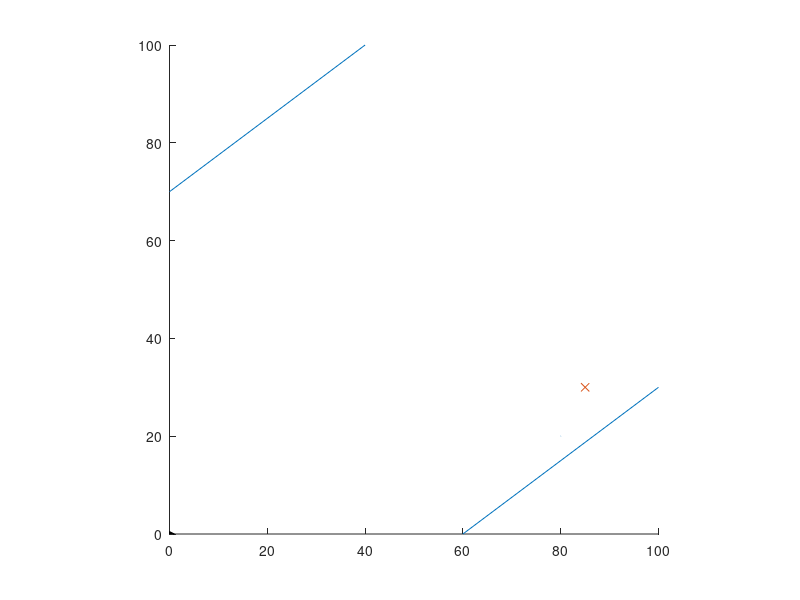

Here is the MATLAB script that generated this plot: (Note: this script raises an error after producing the figure.)
% this is a test

% Nick Hauger 21MAY24
% Tan Nguyen 06/18/24
% Note: all math is done in degrees
% remember commas seperate columns, semicolons rows
% indexing matrices: A(#,:) gives entire row
                   % A(:, #) gives entire column
                   % A(2:3,#) gives 2nd-3rd rows, #th column
clear variables; clc; close all;
% state:    (x, y , theta, V)
% roc:      (x_dot, y_dot, theta_dot, V_dot)

dt = 0.01; % our time interval
tspan = 0:dt:200; % a finite vector for our time to start out
N = length(tspan); 

% Goal 6/20/24: Create two landmasses and ferries, waypoint array/index var.
% Guide boat from ferry 1 to ferry 2

% Hard coded waypoints for ferry to follow 
% 8 rows, 2 columns; x_n and y_n respectively
next_wp = [87 40; 80 45; 75 50; 65 55; 60 60; 50 70; 45 75; 30 90;
    25 75; 15 65; 25 55; 30 50; 40 40; 50 35; 60 30; 70 25; 80 20];
% next_wp = zeros(8, 2); %for when we generate new waypoints randomly
% [0 0; 0 0; 0 0; 0 0; 0 0; 0 0; 0 0; 0 0]

% Counter for waypoints reached, starting at 1
way_index = 1; % Increment each time each waypoint is reached
next_wp_size = length(next_wp); % Checks length of next_wp array

x=zeros(N,1); % initializing the position vectors
y=zeros(N,1);
theta = zeros(N,1);

x_err=zeros(N,1); % initializing error vectors
y_err=zeros(N,1);
theta_err = zeros(N,1);

x_des=zeros(N,1); % initializing desired position vectors
y_des=zeros(N,1);
% theta_des = zeros(N,1);

x_dot = zeros(N,1); % initializing rate of change vectors
y_dot = zeros(N,1);
theta_dot = zeros(N,1);

u = zeros(N,1); % initializing heading control vector

% Constant values
V = 7; % We'll start with a constant velocity
        % this should be adjusted alongside b
b = 2.5;  % we'll keep the variable b as a constant at first
        % b affects rotation rate of change, should be changed alongside V
        % it was at the top of the program with timescale variables
Kp = 1; % Proportional control gain, can be adjusted after for-loop works

% Initial position and angle parameters
theta(1) = 45;
x(1) = 80;
y(1) = 20;

% Initial desired position parameters
x_des(1) = 85;
y_des(1) = 30;

% specifying an initial condition
% ship_state(:,1)=0;

% We'll do a loop where we update the equations as we go.
for k = 2:(N)
    % our rate of change vectors for current loop
    x_dot(k) = V.*cosd(theta(k-1)); % derivative of x
    y_dot(k) = V.*sind(theta(k-1)); % derivative of y
    theta_dot(k) = b*(u(k-1)); % derivative of theta

    % calculating the next point based upon the current + the derivative 
    theta(k) = theta(k-1) + theta_dot(k)*dt;
    x(k) = x(k-1) + x_dot(k)*dt;
    y(k) = y(k-1) + y_dot(k)*dt;
    
    % finding error margin between points
    x_err(k) = x_des(k-1) - x(k);
    y_err(k) = y_des(k-1) - y(k);
    
    % Waypoint generator, based on distance from current waypoint
    dist = sqrt(x_err(k)^2 + y_err(k)^2);
    
    % checks if boat is within range of the waypoint
    %I'm going to make this all inside an if to keep way_index under 9 -nzh
    % Changed 8 to length of waypoint list, could be more flexible -tdn
    if dist < 2 && way_index < next_wp_size % Set new waypoint if within range
        % x_des(k) = rand(1)*100;
        % y_des(k) = rand(1)*100;
        
        % Set next destination to 
        way_index = way_index + 1;
        x_des(k) = next_wp(way_index, 1);
        y_des(k) = next_wp(way_index, 2);
         % if way_index == 8 % At this point, both current and desired = 495 vs 135 for first loop
         %     theta(k-1)
         %     theta_des
         % end
    elseif way_index == next_wp_size 
        way_index = 1;
        x_des(k) = x_des(k-1);
        y_des(k) = y_des(k-1);
        % theta(k-1)
        theta(k-1) = theta(k-1) - 360;
        % theta(k-1)
        
    % Prepare next waypoint
    else 
        x_des(k) = x_des(k-1);
        y_des(k) = y_des(k-1);
    end

    % using error margins to find desired angle to rotate
    theta_des = atan2d(y_err(k), x_err(k));


    % if dist < 3 && way_index == 8
    %     theta_des
    % end

    if theta(k) > 180
        theta(k) = theta(k) - 360;
    end

    % Adjust for desired turn direction
    % If turning in one direction is > 180 degress, go the other direction
    if ((theta_des - theta(k)) > 180)
        theta_des = theta_des - 360;
    
    elseif (theta_des - theta(k) < -180)
        theta_des = theta_des + 360;
        
    end
    
    % calculating angle error for heading control
    theta_err(k) = theta_des - theta(k);

    % Calculate heading control input
    u(k) = Kp * theta_err(k);
end 

%%%% This section constructs shapes, but no computation is done %%%%

% New reference frame of 0 to 100 range for both axes
figure(1); 
hold on; 
axis equal
xlim([0 100])
ylim([0 100])

% This constructs the ship's body using the patch function to make a shape
% we can manipulate
shipbody_x = [1, 0, -1, -1, 0, 1]; % these form the coordinates of our shape
shipbody_y = [0, 0.5, 0.5, -0.5, -0.5, 0];
s = hgtransform;
% This forms the shape, connects it to s
patch('XData', shipbody_x, 'YData', shipbody_y, 'Parent', s) 
% Draw two lines; these represent landmasses
LM_x1 = [0 40];
LM_x2 = [60 100];

LM_y1 = [70 100];
LM_y2 = [0 30]; 

line(LM_x1, LM_y1);
line(LM_x2, LM_y2);

% fer_x = [0 0 1 1]; 
% fer_y = [0 1 1 0]; 
% plot(fer_x,fer_y)

% Setup trail and waypoint ahead of loop 
ship_trail = plot([x(1) x(2)],[y(1) y(2)],'--'); 
current_waypoint = plot(x_des(1), y_des(1), 'x'); 

%%%% Plotting ship, waypoint, and path
for i = 1:N-1

    % Plot ship at current location/orientation
    s.Matrix = makehgtform('translate', [x(i+1) y(i+1) 0], 'zrotate', theta(i)*pi/180);
    
    % Update trail of the ship
    set(ship_trail,'XData',x(1:i)); 
    set(ship_trail,'YData',y(1:i)); 

    % Update waypoint plot 
    set(current_waypoint,'XData',x_des(i)); 
    set(current_waypoint,'YData',y_des(i)); 
    
    drawnow % This is what draws the shape every update

end
